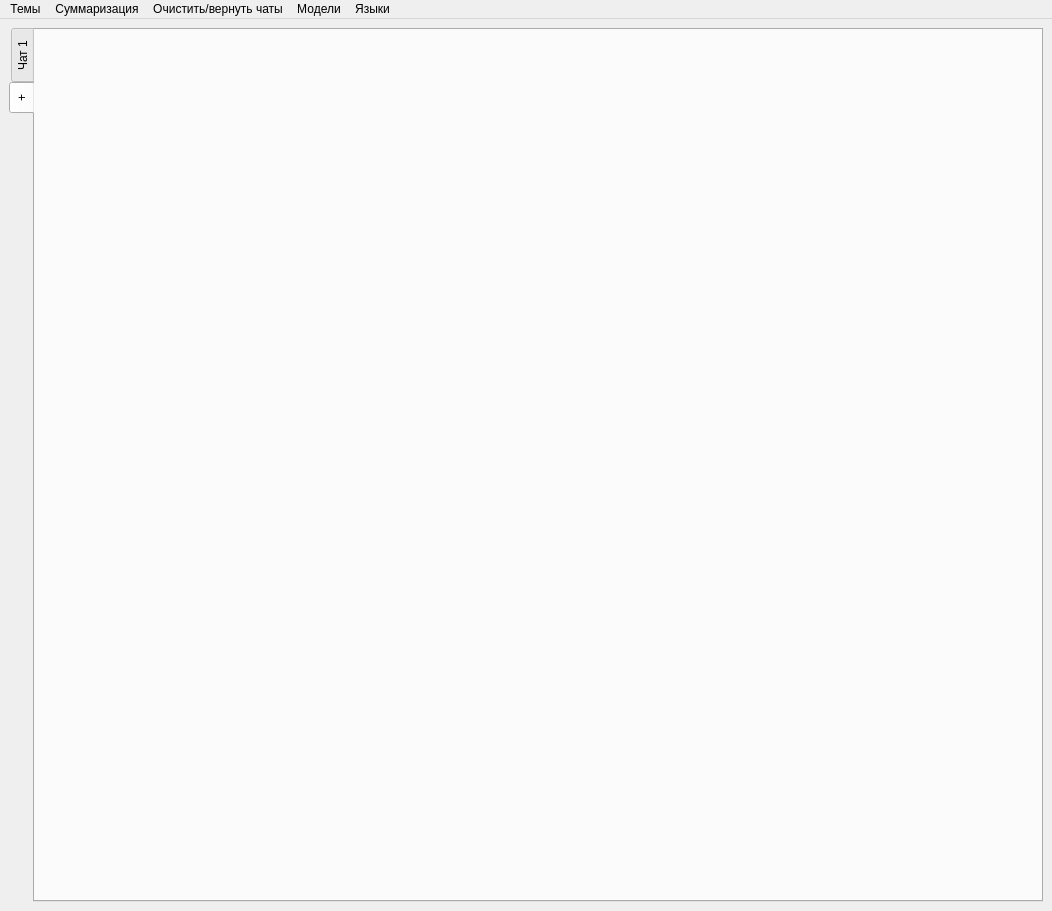
<?xml version="1.0" encoding="UTF-8"?>
<ui version="4.0">
 <class>MainWindow</class>
 <widget class="QMainWindow" name="MainWindow">
  <property name="enabled">
   <bool>true</bool>
  </property>
  <property name="geometry">
   <rect>
    <x>0</x>
    <y>0</y>
    <width>1052</width>
    <height>911</height>
   </rect>
  </property>
  <property name="windowTitle">
   <string>MainWindow</string>
  </property>
  <property name="styleSheet">
   <string notr="true"/>
  </property>
  <property name="animated">
   <bool>true</bool>
  </property>
  <property name="tabShape">
   <enum>QTabWidget::Rounded</enum>
  </property>
  <widget class="QWidget" name="centralwidget">
   <layout class="QVBoxLayout" name="verticalLayout_8">
    <item>
     <widget class="QTabWidget" name="tabWidget">
      <property name="tabPosition">
       <enum>QTabWidget::West</enum>
      </property>
      <property name="currentIndex">
       <number>1</number>
      </property>
      <widget class="QWidget" name="tab">
       <attribute name="title">
        <string>Чат 1</string>
       </attribute>
       <layout class="QVBoxLayout" name="verticalLayout_3"/>
      </widget>
      <widget class="QWidget" name="tab_2">
       <attribute name="title">
        <string>+</string>
       </attribute>
      </widget>
     </widget>
    </item>
   </layout>
  </widget>
  <widget class="QMenuBar" name="menuBar">
   <property name="geometry">
    <rect>
     <x>0</x>
     <y>0</y>
     <width>1052</width>
     <height>22</height>
    </rect>
   </property>
   <widget class="QMenu" name="menu">
    <property name="title">
     <string>Темы</string>
    </property>
   </widget>
   <widget class="QMenu" name="menu_2">
    <property name="title">
     <string>Языки</string>
    </property>
   </widget>
   <widget class="QMenu" name="menu_3">
    <property name="title">
     <string>Суммаризация</string>
    </property>
   </widget>
   <widget class="QMenu" name="menu_4">
    <property name="title">
     <string>Очистить/вернуть чаты</string>
    </property>
   </widget>
   <widget class="QMenu" name="menu_5">
    <property name="title">
     <string>Модели</string>
    </property>
   </widget>
   <addaction name="menu"/>
   <addaction name="menu_3"/>
   <addaction name="menu_4"/>
   <addaction name="menu_5"/>
   <addaction name="menu_2"/>
  </widget>
 </widget>
 <resources/>
 <connections/>
</ui>
